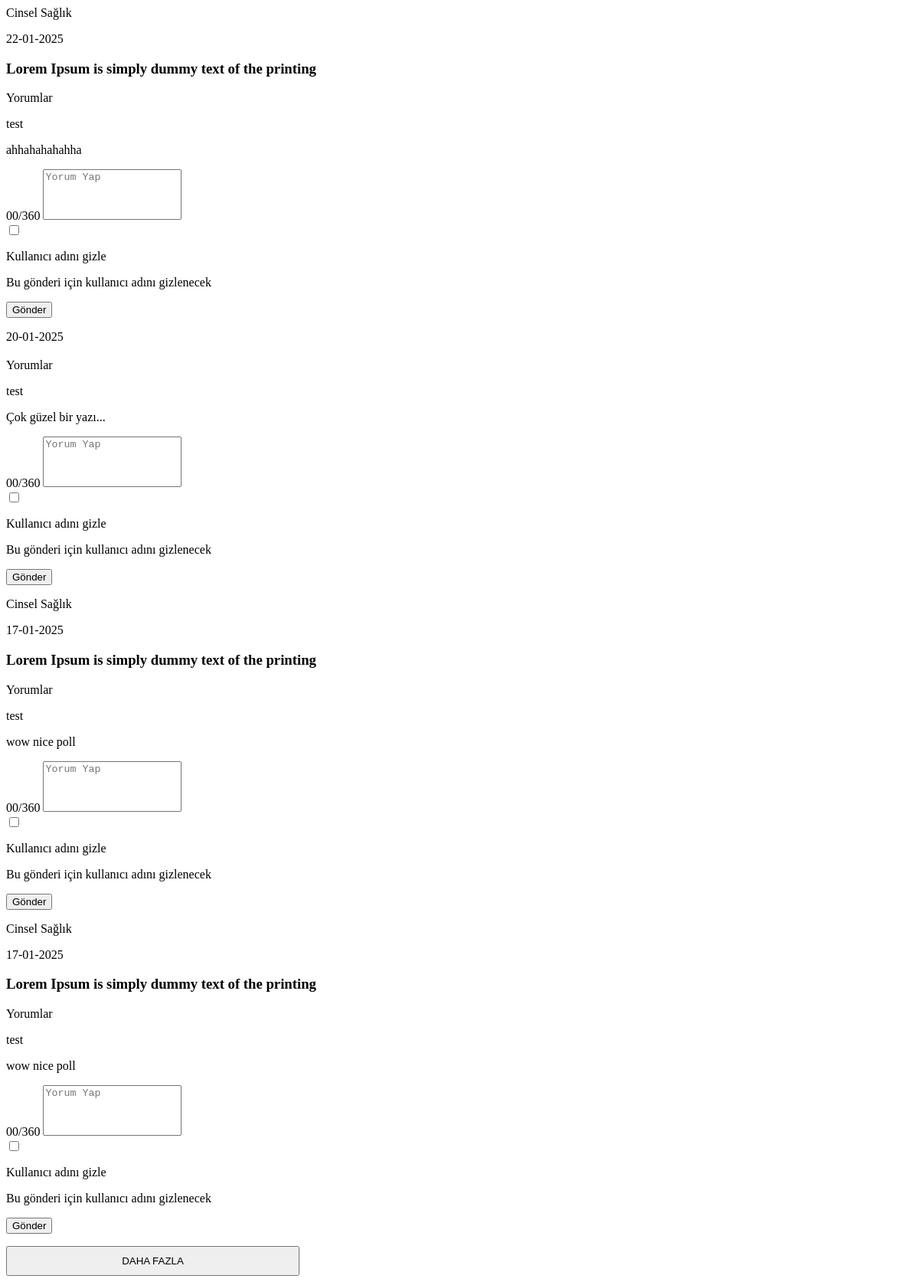
The app's page /profil/template-parts/comments.html (signed in), older data.
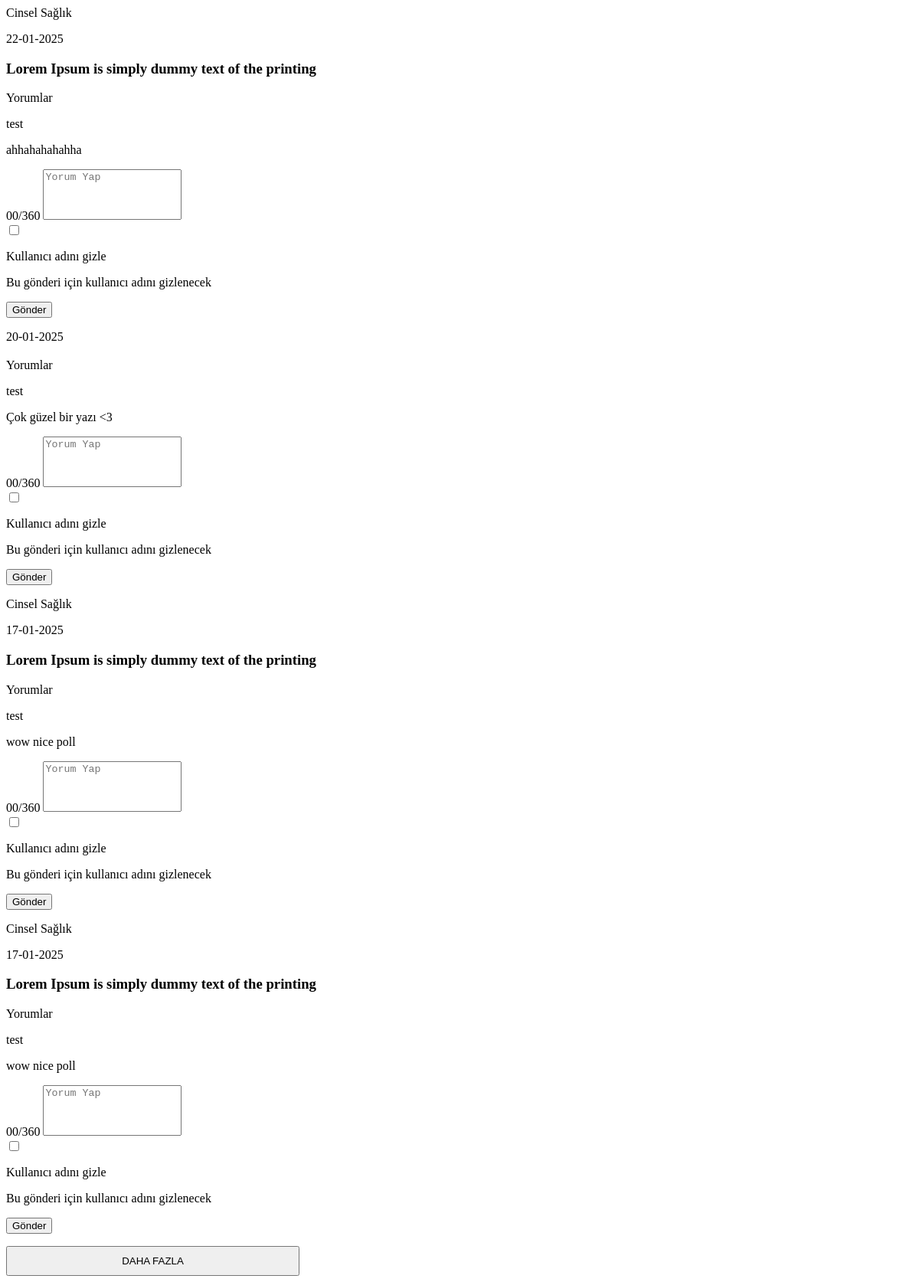
The same page, newer data.
### tuerny_app/models.py (models this page shows, shortened)
class Comment(models.Model):
    blog = models.ForeignKey(Blog, on_delete=models.CASCADE, null=True, blank=True, related_name="comments")
    question = models.ForeignKey(Question, on_delete=models.CASCADE, null=True, blank=True, related_name="comments")
    user = models.ForeignKey(CustomUser, on_delete=models.CASCADE, related_name="comments")
    content = models.TextField()
    anonymous = models.BooleanField(default=False, help_text="Eğer seçilirse yorum anonim olarak yapılır.")
    created_at = models.DateTimeField(auto_now_add=True)
    class Meta:
        ordering = ['-created_at']

class CustomUser(AbstractUser):
    email = models.EmailField(unique=True)
    phone = models.CharField(max_length=15, unique=True, null=True, blank=True)
    birth_date = models.DateField(null=True, blank=True)
    gender = models.CharField(
        max_length=10,
        choices=[('Male', 'Erkek'), ('Female', 'Kadın'), ('Other', 'Diğer')],
        null=True,
        blank=True
    )
    REQUIRED_FIELDS = ['email', 'phone', 'birth_date', 'gender']  # Varsayılan alanlara ek olarak zorunlu alanlar
    USERNAME_FIELD = 'username'  # Kullanıcı adı olarak username kullanılacak

### tuerny_app/views.py (the view)
# urls.py: path("profil/template-parts/comments.html", views.z, name="z"),
def z(request):
    return render(request, "tuerny_app/comments.html")

### tuerny_app/context_processors.py (called while the page is built)
def categories_context(request):
    categories = MainCategory.objects.all()
    subcategories = SubCategory.objects.all()
    blogs = Blog.objects.all()
    return {
        'categories': categories,
        'subcategories': subcategories,
        'blog': blogs
    }

### tuerny_app/templates/tuerny_app/comments.html (shortened to what this page needs)
<div class="row justify-content-center">
  <div class="col-12 col-xl-8">
    <div class="py-4">
      <div class="d-flex flex-column gap-4 saved-comments-list">
        {% for comment in request.user.comments.all  %}
        <div class="question-card">
          <div class="question-card-category">
            <p>{{comment.question.subcategory.name}}</p>
          </div>
          <div class="question-card-date">
            <p>{{ comment.created_at|date:"d-m-Y" }}</p>
          </div>
          <h3 class="question-card-title pb-2">{{comment.question.title}}</h3>
          <div class="question-card-comments">
            <div class="blog-section-title">
              <span>Yorumlar</span>
            </div>
            <div class="d-flex flex-column gap-3 mt-4">
              <div class="blog-comment-item">
                <p class="blog-comment-item-author">{{comment.user.username}}</p>
                <p class="blog-comment-item-text">{{comment.content}}</p>
              </div>
            </div>
          </div>
          <div class="mt-4">
            <form
              method="POST"
              class="ajaxFormTrue"
              action="/Controller/ajax/ajax.php?process=add-comments"
            >
              <div class="limit-counter textarea-counter">
                <label
                  for="content"
                  id="content-counter"
                  class="counter-area"
                  >00/360</label
                >
                <textarea
                  name="content"
                  class="teurny-input"
                  id="counter-textarea"
                  rows="4"
                  maxlength="360"
                  placeholder="Yorum Yap"
                  style="resize: none"
                ></textarea>
              </div>
              <div class="d-flex gap-3 mt-4">
                <div>
                  <label for="cb-1" class="teurny-checkbox">
                    <input
                      name="hidden_user_name"
                      type="checkbox"
                      id="cb-1"
                      class="d-none"
                    />
                  </label>
                </div>
                <div>
                  <p
                    class="fw-semibold font-roboto blog-comment-checkbox-label mb-1"
                  >
                    Kullanıcı adını gizle
                  </p>
                  <p class="font-roboto blog-comment-checkbox-text">
                    Bu gönderi için kullanıcı adını gizlenecek
                  </p>
                </div>
              </div>
              <button type="submit" class="teurny-footer-btn mt-4">
                Gönder
              </button>
            </form>
          </div>
        </div>
        {% endfor %}
      </div>
      <div class="row justify-content-center">
        <div class="col-12 col-lg-8">
          <div class="hstack justify-content-center mt-5">
            <button
              data-start="9"
              class="teurny-button-primary-outline saved-more-ask"
              style="width: 383px; height: 39px"
            >
              DAHA FAZLA
            </button>
          </div>
        </div>
      </div>
    </div>
  </div>
</div>

Row changes from the older to the newer data that the page shows:
changed Comment: content "Çok güzel bir yazı..." → "Çok güzel bir yazı <3"
